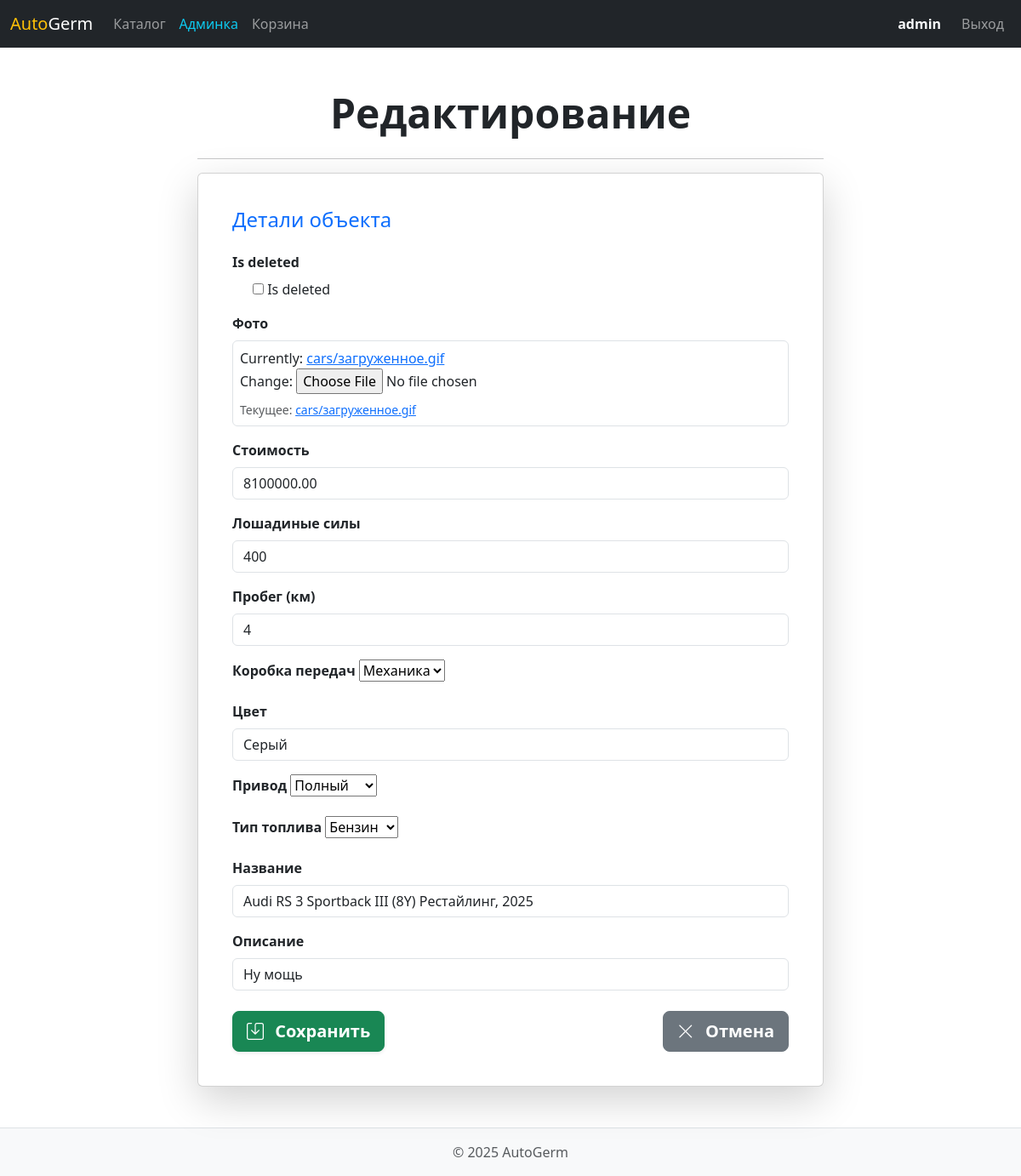
The app's page /manage/car/edit/1/ (signed in) with its own data.
### main/models.py (models this page shows, shortened)
class User(AbstractUser):
    middle_name = models.CharField("Отчество", max_length=30, blank=True)
    phone = models.CharField("Номер телефона", max_length=20, unique=True)
    address = models.TextField("Адрес доставки", blank=True)
    username = None
    USERNAME_FIELD = 'phone'
    REQUIRED_FIELDS = []
    objects = UserManager()

class Car(models.Model):
    TRANSMISSION_CHOICES = [
        ('auto', 'Автомат'),
        ('manual', 'Механика'),
        ('robot', 'Робот'),
    ]
    FUEL_CHOICES = [
        ('petrol', 'Бензин'),
        ('diesel', 'Дизель'),
        ('electric', 'Электро'),
        ('hybrid', 'Гибрид'),
    ]
    DRIVE_CHOICES = [
        ('rear', 'Задний'),
        ('front', 'Передний'),
        ('full', 'Полный'),
    ]
    is_deleted = models.BooleanField(default=False)
    photo = models.ImageField("Фото", upload_to='cars/')
    price = models.DecimalField("Стоимость", max_digits=10, decimal_places=2)
    power = models.PositiveIntegerField("Лошадиные силы")
    mileage = models.PositiveIntegerField("Пробег (км)")
    transmission = models.CharField("Коробка передач", max_length=10, choices=TRANSMISSION_CHOICES)
    color = models.CharField("Цвет", max_length=50)
    drive = models.CharField("Привод", max_length=10, choices=DRIVE_CHOICES)
    fuel_type = models.CharField("Тип топлива", max_length=10, choices=FUEL_CHOICES)
    configuration = models.CharField("Название", max_length=100)
    configuration_desc = models.TextField("Описание", blank=True)
    objects = ActiveCarManager()
    all_objects = models.Manager()

### main/views.py (the view)
# urls.py: path('manage/car/edit/<int:car_id>/', views.car_edit, name='admin_car_edit'),
@user_passes_test(lambda u: u.is_superuser)
def car_edit(request, car_id):
    car = get_object_or_404(Car.all_objects, id=car_id)
    if request.method == 'POST':
        form = CarForm(request.POST, request.FILES, instance=car)
        if form.is_valid():
            form.save()
            messages.success(request, "Автомобиль обновлен")
            return redirect('admin_page')
    else:
        form = CarForm(instance=car)
    return render(request, 'main/admin_car_form.html', {'form': form})

### main/forms.py
class CarForm(forms.ModelForm):
    class Meta:
        model = Car
        fields = '__all__'

### main/templates/main/admin_car_form.html (shortened to what this page needs)
{% extends 'main/base.html' %}
{% block content %}
<div class="row justify-content-center">
    <div class="col-12 col-md-10 col-lg-8">
        <h2 class="display-5 fw-bold text-center mb-4 text-dark">Редактирование</h2>
        <hr>
        <div class="card shadow-lg p-4">
            <div class="card-body">
                <h4 class="card-title text-primary mb-4">Детали объекта</h4>
                <form method="post" enctype="multipart/form-data">
                    {% for field in form %}
                    <div class="mb-3">
                        <label for="{{ field.id_for_label }}" class="form-label fw-bold">{{ field.label }}</label>
                        {% if field.field.widget.input_type == 'checkbox' %}
                            <div class="form-check">
                                {{ field }}
                                <label class="form-check-label" for="{{ field.id_for_label }}">
                                    {{ field.label }}
                                </label>
                            </div>
                        {% elif field.field.widget.input_type == 'select' %}
                            {{ field }}
                        {% elif field.field.widget.input_type == 'textarea' %}
                            <textarea name="{{ field.name }}" id="{{ field.id_for_label }}"
                                      rows="4"
                                      class="form-control {% if field.errors %}is-invalid{% endif %}"
                                      placeholder="Введите {{ field.label|lower }}">{{ field.value|default_if_none:'' }}</textarea>
                        {% elif field.field.widget.input_type == 'file' %}
                            <div class="form-control {% if field.errors %}is-invalid{% endif %} p-2">
                                {{ field.as_widget }}
                                {% if field.value %}
                                    <p class="form-text mt-2 mb-0">Текущее: <a href="{{ field.value.url }}" target="_blank">{{ field.value.name|truncatechars:50 }}</a></p>
                                {% endif %}
                            </div>
                        {% else %}
                            <input type="{{ field.field.widget.input_type }}"
                                   name="{{ field.name }}"
                                   id="{{ field.id_for_label }}"
                                   class="form-control {% if field.errors %}is-invalid{% endif %}"
                                   value="{{ field.value|default_if_none:'' }}"
                                   placeholder="Введите {{ field.label|lower }}">
                        {% endif %}
                    </div>
                    {% endfor %}
                    <div class="mt-4 d-flex justify-content-between">
                        <button type="submit" class="btn btn-success btn-lg fw-bold shadow-sm">
                            <i class="bi bi-save me-2"></i> Сохранить
                        </button>
                        <a href="{% url 'admin_page' %}" class="btn btn-secondary btn-lg fw-bold">
                            <i class="bi bi-x-lg me-2"></i> Отмена
                        </a>
                    </div>
                </form>
            </div>
        </div>
    </div>
</div>
{% endblock %}

### main/templates/main/base.html (shortened to what this page needs)
<!DOCTYPE html>
<html lang="ru">
<head>
    <link href="https://cdn.jsdelivr.net/npm/bootstrap@5.3.3/dist/css/bootstrap.min.css" rel="stylesheet">
    <link rel="stylesheet" href="https://cdn.jsdelivr.net/npm/bootstrap-icons@1.11.3/font/bootstrap-icons.min.css">
    <link rel="stylesheet" href="../../../static/css/styles.css">
</head>
<body>
<header>
    <nav class="navbar navbar-expand-lg navbar-dark bg-dark">
        <div class="container-fluid">
            <a class="navbar-brand" href="{% url 'home' %}">
                <span class="text-warning">Auto</span>Germ
            </a>
            <div class="collapse navbar-collapse" id="navbarNav">
                <ul class="navbar-nav me-auto mb-2 mb-lg-0">
                    <li class="nav-item">
                        <a class="nav-link" href="{% url 'catalog' %}">Каталог</a>
                    </li>
                    {% if user.is_authenticated %}
                        {% if user.is_superuser %}
                            <li class="nav-item">
                                <a class="nav-link text-info" href="{% url 'admin_page' %}">Админка</a>
                            </li>
                        {% endif %}
                        <li class="nav-item">
                            <a class="nav-link" href="{% url 'cart' %}">Корзина</a>
                        </li>
                    {% endif %}
                </ul>
                <ul class="navbar-nav">
                    {% if user.is_authenticated %}
                        <li class="nav-item">
                            <a class="nav-link text-light fw-bold" href="{% url 'profile' %}">{{ user.first_name|default:'Профиль' }}</a>
                        </li>
                        <li class="nav-item">
                            <a class="nav-link btn btn-outline-danger btn-sm ms-lg-2 mt-2 mt-lg-0" href="{% url 'logout' %}">Выход</a>
                        </li>
                    {% endif %}
                </ul>
            </div>
        </div>
    </nav>
</header>
<main class="container my-5">
    {% block content %}
    {% endblock %}
</main>
<footer class="footer mt-auto py-3 bg-light border-top">
    <div class="container text-center">
        <p class="text-muted mb-0">© 2025 AutoGerm</p>
    </div>
</footer>
</body>
</html>

### records on screen
User: first_name "admin"
Car: price "8100000.00" "Серый" "Audi RS 3 Sportback III (8Y) Рестайлинг, 2025" "Ну мощь", form "Механика" "Полный" "Бензин"

### other values on screen
{{ field.label }} "Is deleted" "Фото" "Стоимость" "Лошадиные силы" "Пробег (км)" "Коробка передач" "Цвет" "Привод" "Тип топлива" "Название" "Описание"
{{ field.label }} "Is deleted"
{{ field.value.name|truncatechars:50 }} "cars/загруженное.gif"
